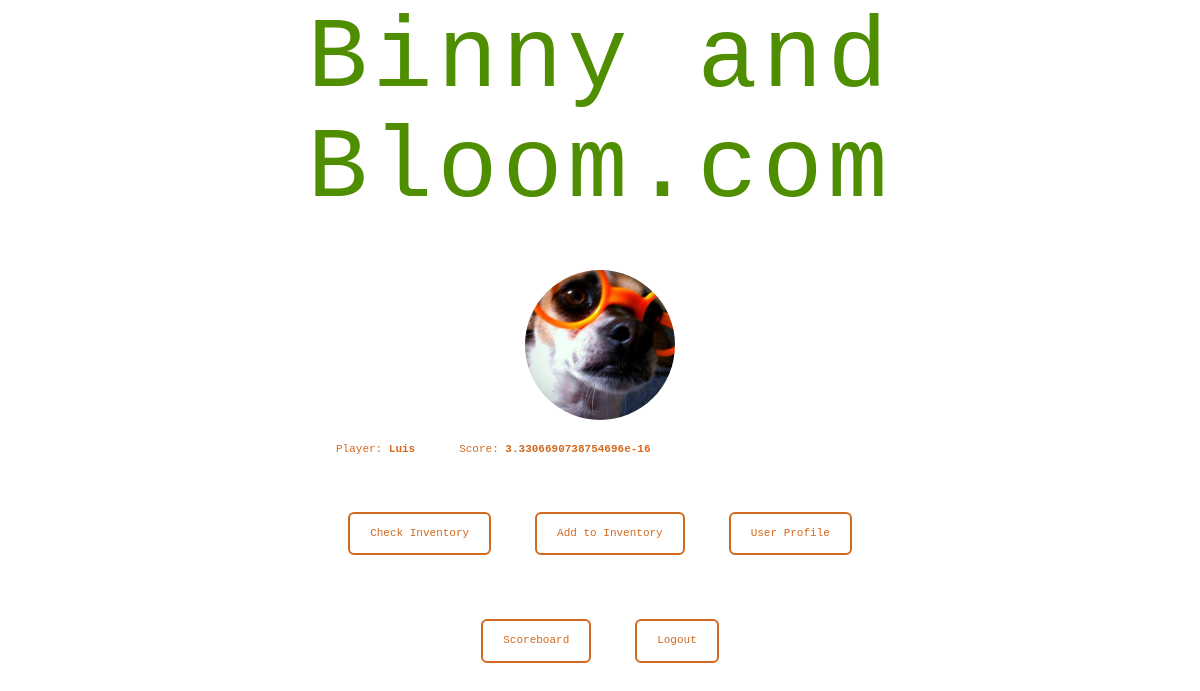
Screenshot of / (signed in) with the database file from the repository.
### tables this page shows
CREATE TABLE players (
    id INTEGER PRIMARY KEY AUTOINCREMENT,
    name TEXT NOT NULL,
    username TEXT NOT NULL UNIQUE,
    password_hash TEXT NOT NULL,
    profile_picture TEXT,
    score REAL NOT NULL DEFAULT 0
);

### app.py (the view)
@app.route("/", methods=["GET"])
@login_required
def home_page():
    db = get_db()
    current_player = db.execute(
        "SELECT * FROM players WHERE id = ?", (session["player_id"],)
    ).fetchone()
    db.close()
    return render_template(
        "HomePage.html",
        current_player=current_player
    )

### app.py (called while the page is built)
def get_db():
    conn = sqlite3.connect("inventory.db")
    conn.row_factory = sqlite3.Row
    return conn

def login_required(f):
    from functools import wraps
    @wraps(f)
    def wrapper(*args, **kwargs):
        if "player_id" not in session:
            return redirect("/login")
        return f(*args, **kwargs)
    return wrapper

### templates/HomePage.html (shortened to what this page needs)
{% extends 'HomePageSetup.html' %}
 {% block head %}
<link rel="stylesheet" href="{{ url_for('static', filename='css/homestyle.css') }}">
{% endblock %}
{% block body %}
<div class="welcome1">
    <h1>Binny and Bloom.com</h1>
</div>
<div class="body">
    {% if current_player.profile_picture %}
    <center>
        <img src="{{ url_for('static', filename='profile_pics/' ~ current_player.profile_picture) }}" alt="Profile Picture" class="profile-pic">
    </center>
    {% endif %}
    <p class="text">Player: <strong>{{ current_player.name }}</strong></p>
    <p class="text">Score: <strong>{{ current_player.score }}</strong></p>
    <center>
        <a href="{{ url_for('inventory_page') }}" class="text">
            <button type="submit" class="text">Check Inventory</button>
        </a>
        <a href="{{ url_for('add_item_page') }}" class="text">
            <button type="submit" class="text">Add to Inventory</button>
        </a>
        <a href="{{ url_for('userprofile') }}" class="text">
            <button type="submit" class="text">User Profile</button>
        </a>
        <a href="{{ url_for('scoreboard') }}" class="text">
             <button class="text">Scoreboard</button>
        </a>
        <a href="{{ url_for('logout') }}" class="text">
            <button type="submit" class="text">Logout</button>
        </a>
    </center>
</div>
{% endblock %}

### static/css/mainstyle.css (style rules this page uses)
* { margin: 0; padding: 0; box-sizing: border-box; }
body { font-family: 'Andale Mono', 'Courier New', monospace; }
.profile-pic { display: flex; justify-content: center; gap: clamp(10px, 6vw, 40px); flex-wrap: wrap; align-items: flex-start; height:150px; width:150px; border-radius: 50%; animation: bounce 300ms alternate infinite cubic-bezier(.2, .65, .6, 1); }
.body { width: 100%; max-width: 600px; margin: 0 auto; padding: 16px; }
.body .text { font-family: 'Andale Mono', 'Courier New', monospace; display: inline-block; text-align: center; padding: 12px 20px; margin: 10px auto; color: chocolate; font-size: 1.1rem; }

### static/css/homestyle.css (style rules this page uses)
* { margin: 0; padding: 0; box-sizing: border-box; }
.body { width: 100%; max-width: 600px; margin: 0 auto; padding: 16px; }
.welcome1 { text-align: center; margin-bottom: 20px; }
.welcome1 h1 { display: inline-block; font-size: clamp(100px, 10vw, 80px); color: #4e8e00; font-family: 'Andale Mono', 'Courier New', monospace; overflow: hidden; white-space: normal; margin: 5px ; letter-spacing: 0.05em; animation: typing 3.5s steps(23, end),blink-caret 1s step-end infinite; }
.body .text { font-family: 'Andale Mono', 'Courier New', monospace; display: inline-block; text-align: center; padding: 12px 20px; margin: 10px auto; color: chocolate; font-size: 1.1rem; }
button.text { width: 100%; margin-top: 20px; background: none; border: 2px solid chocolate; border-radius: 6px; padding: 12px; font-size: 1.1rem; }

### rows the page displays
players: profile_picture (picture), name "Luis", score "3.3306690738754696e-16"
